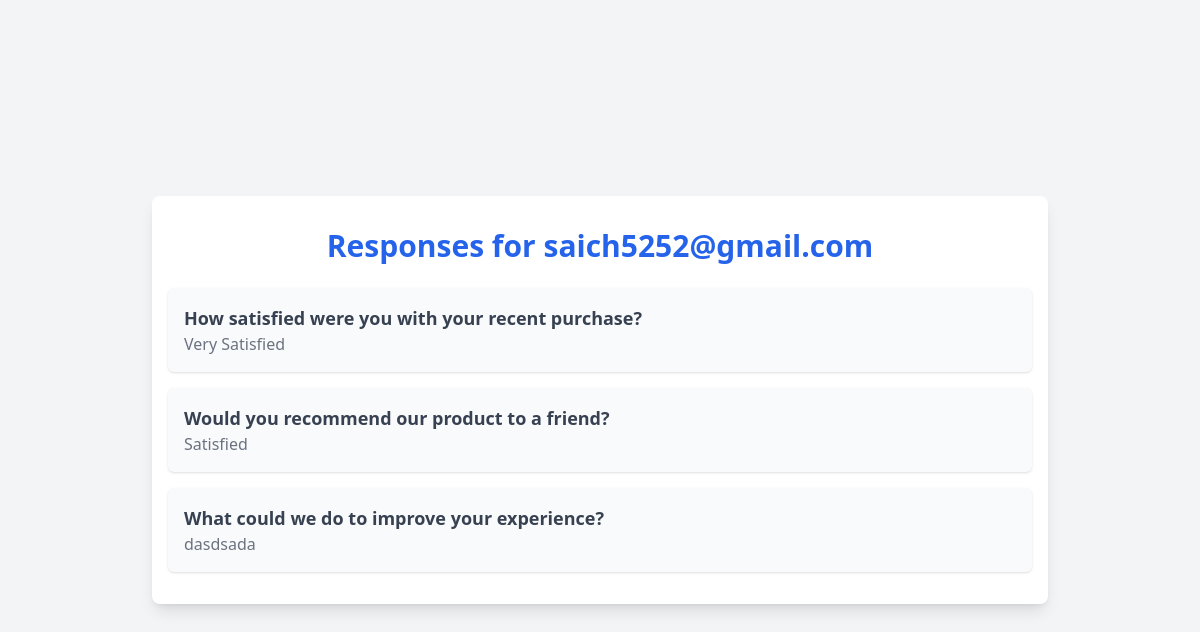
The app's page /person-responses/Customer Satisfaction Survey/saich5252@gmail.com (signed in) with its own data.
### app.py (models this page shows)
class FormResponse(db.Model):
    id = db.Column(db.Integer, primary_key=True)
    name = db.Column(db.String(100), nullable=False)
    email = db.Column(db.String(100), nullable=False)
    title = db.Column(db.String(100), nullable=False)
    question_title = db.Column(db.String(100), nullable=False)
    answer = db.Column(db.String(100), nullable=False)

### app.py (the view)
@app.route('/person-responses/<string:title>/<string:email>')
@login_required
def person_responses(title, email):
    responses = FormResponse.query.filter_by(title=title, email=email).all()
    return render_template('View/person_responses.html', responses=responses, email=email)

### app.py (called while the page is built)
@login_manager.user_loader
def load_user(user_id):
    return User.query.get(int(user_id))

### templates/View/person_responses.html (shortened to what this page needs)
<!DOCTYPE html>
<html lang="en">
<head>
    <script src="https://cdn.tailwindcss.com"></script>
</head>
<body class="bg-gray-100 min-h-screen flex items-center justify-center">
    <div class="container max-w-4xl px-4 py-8 bg-white shadow-lg rounded-lg">
        <header class="mb-6 text-center">
            <h1 class="text-3xl font-bold text-blue-600">Responses for {{ email }}</h1>
        </header>
        {% if responses %}
        <div class="space-y-4">
            {% for response in responses %}
            <div class="p-4 bg-gray-50 rounded-md shadow">
                <h2 class="text-lg font-semibold text-gray-700">{{ response.question_title }}</h2>
                <p class="text-gray-500">{{ response.answer }}</p>
            </div>
            {% endfor %}
        </div>
        {% else %}
        <p class="text-center text-gray-500">No responses found.</p>
        {% endif %}
    </div>
</body>
</html>

### records on screen
FormResponse: question_title "How satisfied were you with your recent purchase?", answer "Very Satisfied"
FormResponse: question_title "Would you recommend our product to a friend?", answer "Satisfied"
FormResponse: question_title "What could we do to improve your experience?", answer "dasdsada"

### other values on screen
{{ email }} "saich5252@gmail.com"
